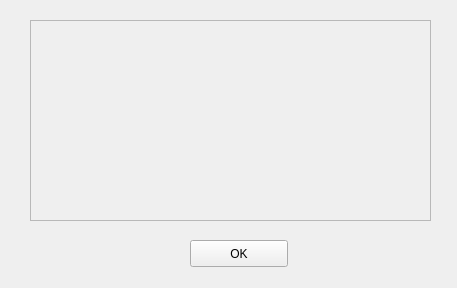
<?xml version="1.0" encoding="UTF-8"?>
<ui version="4.0">
 <class>Form</class>
 <widget class="QWidget" name="Form">
  <property name="geometry">
   <rect>
    <x>0</x>
    <y>0</y>
    <width>457</width>
    <height>288</height>
   </rect>
  </property>
  <property name="windowTitle">
   <string>Agregar Proveedor</string>
  </property>
  <widget class="QScrollArea" name="scrollArea">
   <property name="geometry">
    <rect>
     <x>30</x>
     <y>20</y>
     <width>401</width>
     <height>201</height>
    </rect>
   </property>
   <property name="widgetResizable">
    <bool>true</bool>
   </property>
   <widget class="QWidget" name="scrollAreaWidgetContents">
    <property name="geometry">
     <rect>
      <x>0</x>
      <y>0</y>
      <width>399</width>
      <height>199</height>
     </rect>
    </property>
   </widget>
  </widget>
  <widget class="QPushButton" name="pushButton">
   <property name="geometry">
    <rect>
     <x>190</x>
     <y>240</y>
     <width>98</width>
     <height>27</height>
    </rect>
   </property>
   <property name="text">
    <string>OK</string>
   </property>
  </widget>
 </widget>
 <resources/>
 <connections/>
</ui>
